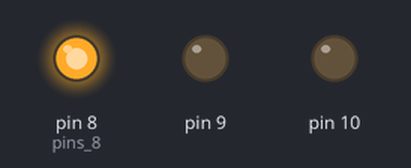
Bench run of a sketch on a simulated Arduino Uno, built with avr-gcc and run on an emulated ATmega328P. Parts: output pins drawn as LEDs (lit = HIGH).

Above: at 0.5 s.
At 1.5 s:
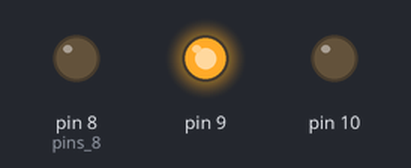
At 2.5 s:
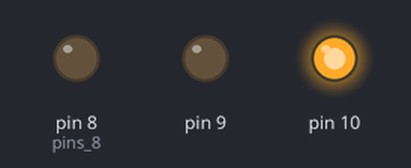
At 3.5 s:
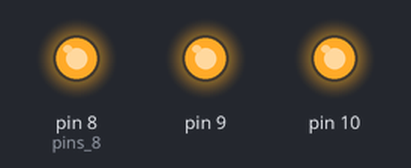
Timing chart, 0 to 5.2 s (numbered marks = the images above):
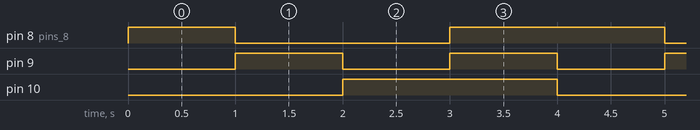

The sketch:

RGB_Light_Chaser.ino
```cpp
/*
Turns led red , blue, green then white
(pinMode, delay, digital output)

*/

void setup() {
  // put your setup code here, to run once:
 pinMode(8, OUTPUT); // pins 8, 9 ,10 are digital outputs
  pinMode(9, OUTPUT);
  pinMode(10, OUTPUT);


}

void loop() {
  // put your main code here, to run repeatedly:
digitalWrite(8, HIGH); // led red turns on
  delay(1000); // Wait for 1000 millisecond(s)
  digitalWrite(8, LOW); // led red turns off
  digitalWrite(9, HIGH); // led blue turns on
  delay(1000); // Wait for 1000 millisecond(s)
  digitalWrite(9, LOW); //led blue turns off
   digitalWrite(10, HIGH); //led green turns on
  delay(1000); // Wait for 1000 millisecond(s)
  digitalWrite(9, HIGH);//led blue turns on
  digitalWrite(8, HIGH); //led red turns on
  delay(1000); // Wait for 1000 millisecond(s)
  digitalWrite(8, LOW);//led Red, green, blue turn off
  digitalWrite(9, LOW);
   digitalWrite(10, LOW);

}
```

Measured:
- by itself, pin 8 (pins_8): repeats every 4.0 s: LOW 2.0 s, HIGH 2.0 s
- by itself, pin 9: alternates HIGH for 1.0 s and LOW for 1.0 s
- by itself, pin 10: alternates HIGH for 2.0 s and LOW for 2.0 s
